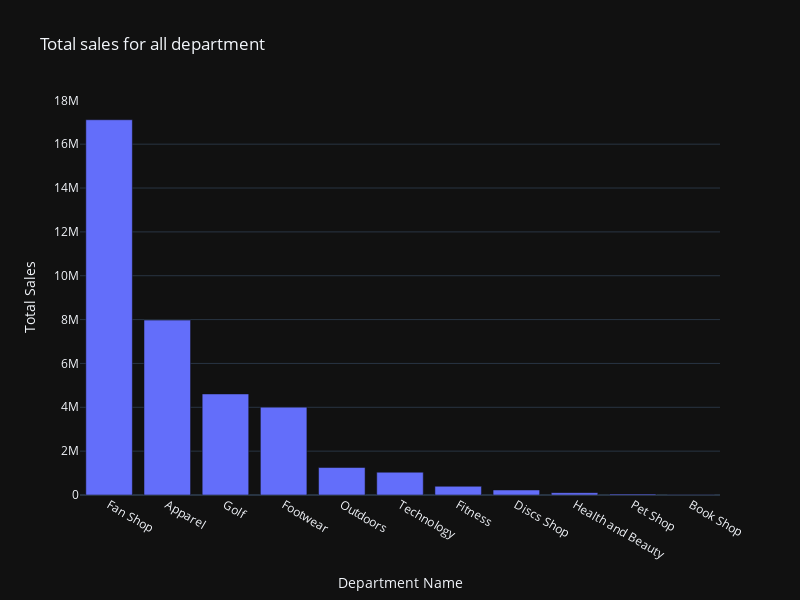

The notebook cell this image was saved under:
### Markdown cell above
### 6. Sales Across all Department

### Code cell
department = df.groupby('Department Name')

department_sales = department['Sales'].sum().sort_values(ascending=False).reset_index()

fig = px.bar(
    department_sales,
    x='Department Name',
    y='Sales',
    title="Total sales for all department",
    labels={'Sales': 'Total Sales'},
    template='plotly_dark',
    width=800,
    height=600
)
fig.show()

### Figure 1 — Plotly figure (JSON) as saved in the notebook; plotly's stock layout.template omitted (floating-point values rounded to 4 significant figures)
{"data": [{"hovertemplate": "Department Name=%{x}<br>Total Sales=%{y}<extra></extra>", "legendgroup": "", "marker": {"color": "#636efa", "pattern": {"shape": ""}}, "name": "", "orientation": "v", "showlegend": false, "textposition": "auto", "type": "bar", "x": ["Fan Shop", "Apparel", "Golf", "Footwear", "Outdoors", "Technology", "Fitness", "Discs Shop", "Health and Beauty ", "Pet Shop", "Book Shop"], "xaxis": "x", "y": [17110000.0, 7976000.0, 4609000.0, 4006000.0, 1253000.0, 1040000.0, 397100.0, 228900.0, 106100.0, 41520.0, 12590.0], "yaxis": "y"}], "layout": {"barmode": "relative", "height": 600, "legend": {"tracegroupgap": 0}, "title": {"text": "Total sales for all department"}, "width": 800, "xaxis": {"anchor": "y", "domain": [0, 1], "title": {"text": "Department Name"}}, "yaxis": {"anchor": "x", "domain": [0, 1], "title": {"text": "Total Sales"}}}}
